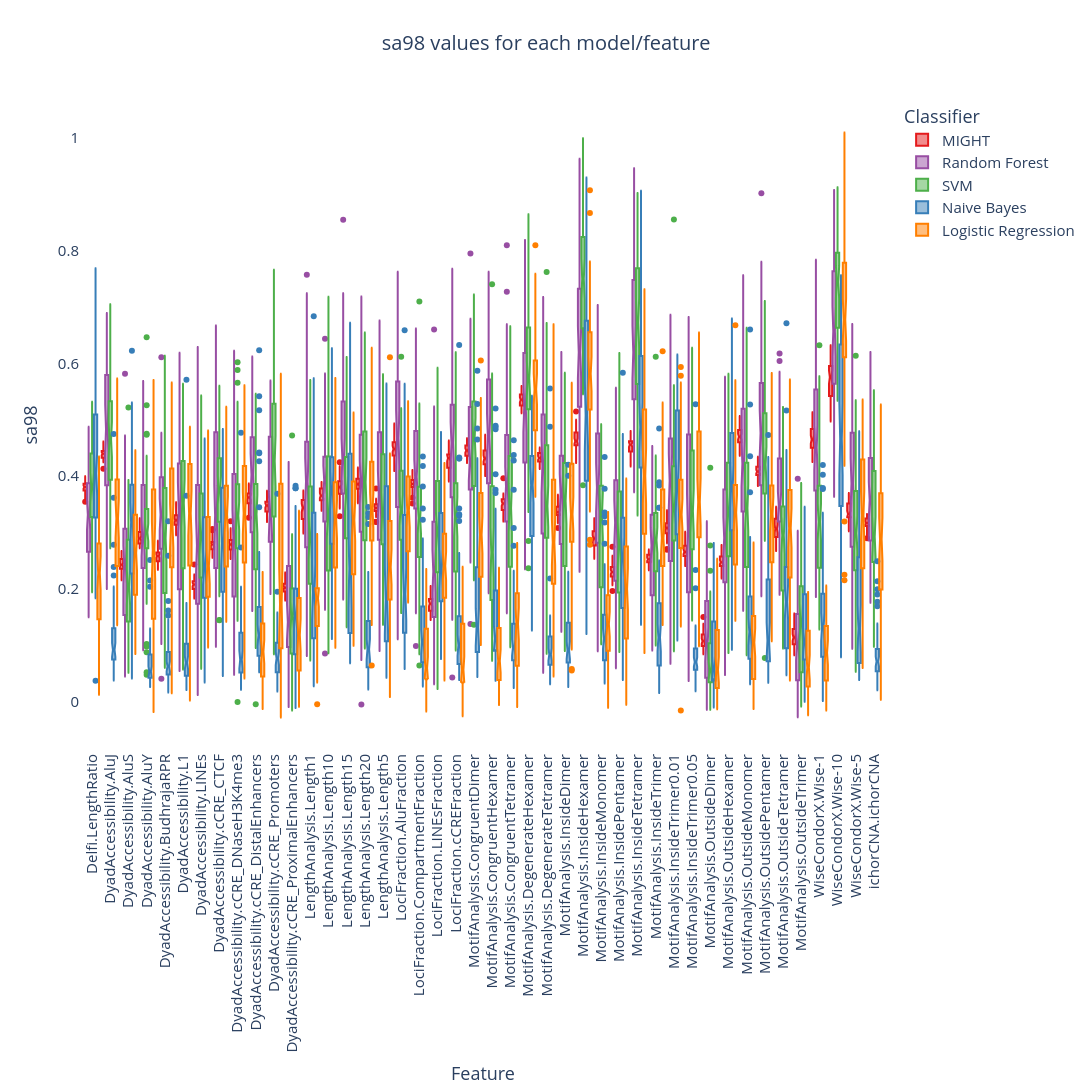

The code cell stored with this chart in its notebook:
### Code cell
# redo the above boxplot with Plotly
import plotly.express as px
df_plt1 = df_per_run.melt(
    id_vars=["Feature", "Classifier"],
    value_vars=["sa98"],
    var_name="Metric",
    value_name="Value",
)
custom_colors = px.colors.qualitative.Set1
custom_colors[1], custom_colors[3] = custom_colors[3], custom_colors[1]
classifiers = [ "MIGHT", "Random Forest", "SVM","Naive Bayes", "Logistic Regression"]

fig = px.box(
    df_plt1,
    x="Feature",
    y="Value",
    color="Classifier",
    title="sa98 values for each model/feature",
    labels={"Feature": "Feature", "Value": "sa98", "Classifier": "Classifier"},
    color_discrete_sequence=custom_colors,
    category_orders={"Classifier": classifiers},
    notched=True, 
)
fig.update_layout(
    xaxis_title="Feature",
    title_x=0.5,
    yaxis_title="sa98",
    legend_title="Classifier",
    font=dict(size=15),
    title_font_size=20,
    # make the plot taller
    height=1200,
    width=2400,
    plot_bgcolor='white',
    xaxis=dict(tickangle=-90),
    boxmode='group',
    boxgap=0.05,
    boxgroupgap=0.05,
    
)
fig.show()

### Figure 1 — Plotly figure (JSON) as saved in the notebook; plotly's stock layout.template omitted (floating-point values rounded to 4 significant figures; data arrays with more than 128 entries replaced by an {"elided": "..."} marker saying what was removed)
{"data": [{"alignmentgroup": "True", "hovertemplate": "Classifier=MIGHT<br>Feature=%{x}<br>sa98=%{y}<extra></extra>", "legendgroup": "MIGHT", "marker": {"color": "rgb(228,26,28)"}, "name": "MIGHT", "notched": true, "offsetgroup": "MIGHT", "orientation": "v", "showlegend": true, "type": "box", "x": {"elided": "2200 str values"}, "x0": " ", "xaxis": "x", "y": {"elided": "2200 float values"}, "y0": " ", "yaxis": "y"}, {"alignmentgroup": "True", "hovertemplate": "Classifier=Random Forest<br>Feature=%{x}<br>sa98=%{y}<extra></extra>", "legendgroup": "Random Forest", "marker": {"color": "rgb(152,78,163)"}, "name": "Random Forest", "notched": true, "offsetgroup": "Random Forest", "orientation": "v", "showlegend": true, "type": "box", "x": {"elided": "2200 str values"}, "x0": " ", "xaxis": "x", "y": {"elided": "2200 float values"}, "y0": " ", "yaxis": "y"}, {"alignmentgroup": "True", "hovertemplate": "Classifier=SVM<br>Feature=%{x}<br>sa98=%{y}<extra></extra>", "legendgroup": "SVM", "marker": {"color": "rgb(77,175,74)"}, "name": "SVM", "notched": true, "offsetgroup": "SVM", "orientation": "v", "showlegend": true, "type": "box", "x": {"elided": "2200 str values"}, "x0": " ", "xaxis": "x", "y": {"elided": "2200 float values"}, "y0": " ", "yaxis": "y"}, {"alignmentgroup": "True", "hovertemplate": "Classifier=Naive Bayes<br>Feature=%{x}<br>sa98=%{y}<extra></extra>", "legendgroup": "Naive Bayes", "marker": {"color": "rgb(55,126,184)"}, "name": "Naive Bayes", "notched": true, "offsetgroup": "Naive Bayes", "orientation": "v", "showlegend": true, "type": "box", "x": {"elided": "2200 str values"}, "x0": " ", "xaxis": "x", "y": {"elided": "2200 float values"}, "y0": " ", "yaxis": "y"}, {"alignmentgroup": "True", "hovertemplate": "Classifier=Logistic Regression<br>Feature=%{x}<br>sa98=%{y}<extra></extra>", "legendgroup": "Logistic Regression", "marker": {"color": "rgb(255,127,0)"}, "name": "Logistic Regression", "notched": true, "offsetgroup": "Logistic Regression", "orientation": "v", "showlegend": true, "type": "box", "x": {"elided": "2200 str values"}, "x0": " ", "xaxis": "x", "y": {"elided": "2200 float values"}, "y0": " ", "yaxis": "y"}], "layout": {"boxgap": 0.05, "boxgroupgap": 0.05, "boxmode": "group", "font": {"size": 15}, "height": 1200, "legend": {"title": {"text": "Classifier"}, "tracegroupgap": 0}, "plot_bgcolor": "white", "title": {"font": {"size": 20}, "text": "sa98 values for each model/feature", "x": 0.5}, "width": 2400, "xaxis": {"anchor": "y", "domain": [0, 1], "tickangle": -90, "title": {"text": "Feature"}}, "yaxis": {"anchor": "x", "domain": [0, 1], "title": {"text": "sa98"}}}}
